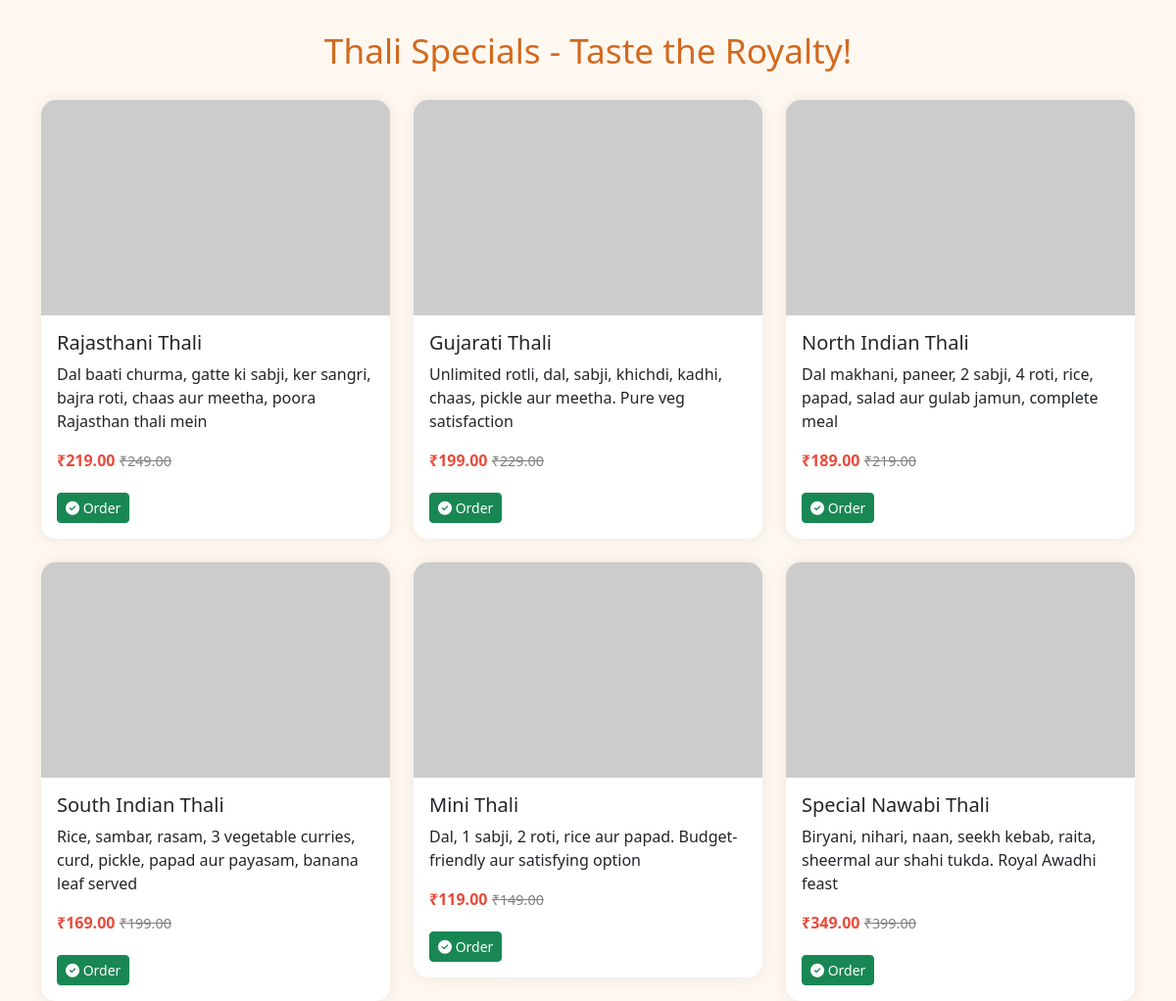
/thali.php, run on the app's committed database.
### tables this page shows
CREATE TABLE IF NOT EXISTS `biryanis` (
    `id`          INT(11) NOT NULL AUTO_INCREMENT,
    `food_name`   VARCHAR(200) NOT NULL,
    `image`       VARCHAR(300) DEFAULT NULL,
    `description` TEXT DEFAULT NULL,
    `price`       DECIMAL(10,2) NOT NULL DEFAULT 0.00,
    `offer_price` DECIMAL(10,2) DEFAULT 0.00,
    `category`    VARCHAR(100) DEFAULT 'biryani',
    `created_at`  TIMESTAMP DEFAULT CURRENT_TIMESTAMP,
    PRIMARY KEY (`id`)
);

### thali.php (the view, shortened to what this page needs)
<?php
$conn = mysqli_connect("localhost", "root", "", "fooddb");
$sql = "SELECT * FROM biryanis WHERE category='thali'";
$result = mysqli_query($conn, $sql);
?>
<!DOCTYPE html>
<html lang="en">
<head>
  <link href="https://cdn.jsdelivr.net/npm/bootstrap@5.3.3/dist/css/bootstrap.min.css" rel="stylesheet">
  <link rel="stylesheet" href="https://cdnjs.cloudflare.com/ajax/libs/font-awesome/6.5.0/css/all.min.css">
</head>
<body>
<div class="container">
  <h2 class="heading">Thali Specials - Taste the Royalty!</h2>
  <div class="row g-4">
    <?php while($row = mysqli_fetch_assoc($result)): ?>
      <div class="col-md-4 col-sm-6">
        <div class="card">
          <img src="<?= htmlspecialchars($row['image']); ?>" alt="<?= htmlspecialchars($row['food_name']); ?>" class="food-img">
          <div class="card-body">
            <h5 class="card-title"><?= htmlspecialchars($row['food_name']); ?></h5>
            <p class="card-text"><?= htmlspecialchars($row['description']); ?></p>
            <p>
              <span class="price">₹<?= $row['offer_price']; ?></span>
              <span class="original-price">₹<?= $row['price']; ?></span>
            </p>
            <div class="btns">
              <a href="order.php?id=<?= $row['id']; ?>" class="btn btn-success btn-sm"><i class="fas fa-check-circle"></i> Order</a>
            </div>
          </div>
        </div>
      </div>
    <?php endwhile; ?>
  </div>
</div>
</body>
</html>

### thali.php (style rules this page uses)
body { background: #fff8f0; font-family: 'Segoe UI', sans-serif; }
h2.heading { text-align: center; margin: 30px 0; font-size: 2.2rem; color: #d2691e; position: relative; animation: slideUp 1s ease-out; }
.card { border: none; border-radius: 15px; box-shadow: 0 0 15px rgba(0,0,0,0.08); transition: transform 0.3s ease; overflow: hidden; }
.food-img { height: 220px; width: 100%; object-fit: cover; }
.price { color: #e74c3c; font-weight: bold; }
.original-price { text-decoration: line-through; color: grey; font-size: 0.9rem; }
.btns a { margin: 5px 5px 0 0; }

### data on the page
biryanis: food_name "Rajasthani Thali", description "Dal baati churma, gatte ki sabji, ker sangri, bajra roti, chaas aur meetha, poora Rajasthan thali mein", offer_price "219.00", price "249.00"
biryanis: food_name "Gujarati Thali", description "Unlimited rotli, dal, sabji, khichdi, kadhi, chaas, pickle aur meetha. Pure veg satisfaction", offer_price "199.00", price "229.00"
biryanis: food_name "North Indian Thali", description "Dal makhani, paneer, 2 sabji, 4 roti, rice, papad, salad aur gulab jamun, complete meal", offer_price "189.00", price "219.00"
biryanis: food_name "South Indian Thali", description "Rice, sambar, rasam, 3 vegetable curries, curd, pickle, papad aur payasam, banana leaf served", offer_price "169.00", price "199.00"
biryanis: food_name "Mini Thali", description "Dal, 1 sabji, 2 roti, rice aur papad. Budget-friendly aur satisfying option", offer_price "119.00", price "149.00"
biryanis: food_name "Special Nawabi Thali", description "Biryani, nihari, naan, seekh kebab, raita, sheermal aur shahi tukda. Royal Awadhi feast", offer_price "349.00", price "399.00"
